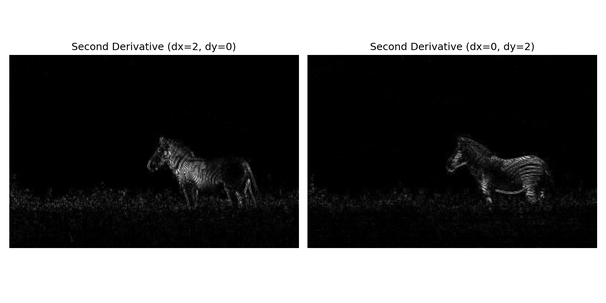
#> input picture 2025_04start/results/sobel_dxdy_comparison.png, 606 x 303 px, shrunk from 1500 x 750 before the run, given in place of Au_ani_00001.jpg, which was not available
$ jupyter execute --allow-errors 0513.ipynb   (older library calls are emulated)
#> lines starting #> are read from the running program, lines starting #| are printed output that depends on the picture; after the words box and inside, x2 and y2 are one past the last pixel; in counts of white or black regions, pixels touching at a corner belong together; pictures that were not available may be replaced by others from this repository, and a replacement may not be noted
[cell 1]
# Sobel
import cv2
import matplotlib.pyplot as plt

# カラー画像を読み込み
img_color = cv2.imread('data/Au_ani_00001.jpg')
#> img_color is the input picture: shape (303, 606, 3); min 0, max 255, mean 101.4

# グレースケールで画像読み込み
img_gray = cv2.imread('data/Au_ani_00001.jpg', cv2.IMREAD_GRAYSCALE)
#> img_gray: shape (303, 606); min 0, max 255, mean 101.4

# Sobelフィルタでエッジ検出
sobel_x = cv2.Sobel(img_gray, cv2.CV_64F, 1, 0, ksize=7)
sobel_y = cv2.Sobel(img_gray, cv2.CV_64F, 0, 1, ksize=7)
sobel = cv2.magnitude(sobel_x, sobel_y)

# エッジ画像を保存（8bitに変換して保存する）
sobel_uint8 = cv2.normalize(sobel, None, 0, 255, cv2.NORM_MINMAX).astype('uint8')
cv2.imwrite('Au_ani_00001_sobel.jpg', sobel_uint8)

# 元画像、カラー画像、エッジ画像を並べて表示
plt.figure(figsize=(15,5))

# 元のカラー画像
plt.subplot(1, 3, 1)
img_color_rgb = cv2.cvtColor(img_color, cv2.COLOR_BGR2RGB)  # BGRからRGBに変換
plt.imshow(img_color_rgb)
plt.title('Original Color Image')
plt.axis('off')

# グレースケール画像
plt.subplot(1, 3, 2)
plt.imshow(img_gray, cmap='gray')
plt.title('Original Grayscale Image')
plt.axis('off')

# Sobelエッジ画像
plt.subplot(1, 3, 3)
plt.imshow(sobel, cmap='gray')
plt.title('Sobel Edge Detection')
plt.axis('off')

plt.tight_layout()
plt.show()
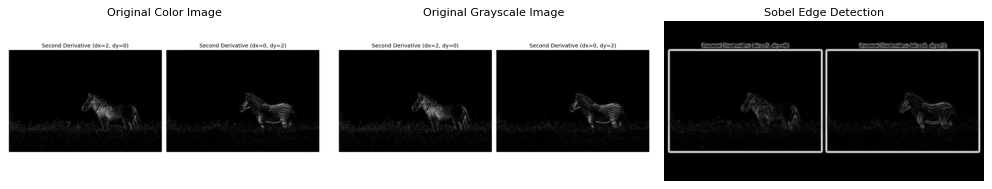
#> figure drawn by matplotlib, 3 panels

[cell 2]
#微分方向

import cv2
import numpy as np
import matplotlib.pyplot as plt
import os

# ————————————————————————————————
# 設定
IMG_PATH   = 'data/Au_ani_00001.jpg'   # 画像のパス（必要に応じて修正）
OUTPUT_DIR = 'results'                 # 結果出力フォルダ
KSIZE      = 3                         # Sobel カーネルサイズ（共通）
# ————————————————————————————————

os.makedirs(OUTPUT_DIR, exist_ok=True)

# グレースケール画像読み込み
img_gray = cv2.imread(IMG_PATH, cv2.IMREAD_GRAYSCALE)
if img_gray is None:
    raise FileNotFoundError(f"画像が見つかりません: {IMG_PATH}")

# 正規化関数（絶対値→0–255 uint8）
def norm_uint8(x):
    return cv2.normalize(np.abs(x), None, 0, 255, cv2.NORM_MINMAX).astype('uint8')

# ————————————————————————————————
# 1行目：一次微分（X方向／Y方向／両方）
# ————————————————————————————————
sx1 = cv2.Sobel(img_gray, cv2.CV_64F, 1, 0, ksize=KSIZE)
sy1 = cv2.Sobel(img_gray, cv2.CV_64F, 0, 1, ksize=KSIZE)
mag1 = np.hypot(sx1, sy1)

imgs1  = [norm_uint8(sx1), norm_uint8(sy1), norm_uint8(mag1)]
#> in norm_uint8 (call 2), `return cv2.normalize(np.abs(x), None, 0, 255, cv2.NORM_MINMAX).astype(..`:
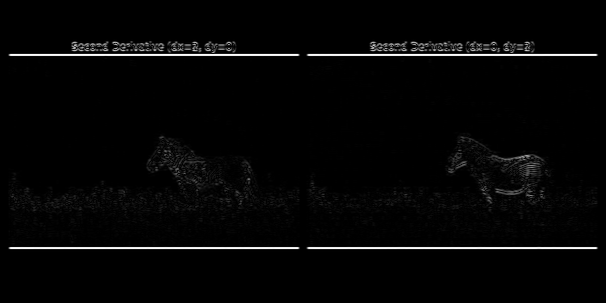
#> returned value: shape (303, 606); min 0, max 254, mean 5.6
titles1 = ['dx=1, dy=0', 'dx=0, dy=1', 'Magnitude (1st)']

plt.figure(figsize=(15,5))
for i, (im, t) in enumerate(zip(imgs1, titles1), start=1):
    plt.subplot(1, 3, i)
    plt.imshow(im, cmap='gray')
    plt.title(t)
    plt.axis('off')
#> this loop made 3 passes
#> t on passes 1 to 3: 'dx=1, dy=0', 'dx=0, dy=1', 'Magnitude (1st)'

plt.tight_layout()
out1 = os.path.join(OUTPUT_DIR, 'sobel_row1.png')
plt.savefig(out1, dpi=150)
print(f"Saved: {out1}")
plt.show()


# ————————————————————————————————
# 2行目：二次微分（X方向／Y方向／両方）
# ————————————————————————————————
sx2 = cv2.Sobel(img_gray, cv2.CV_64F, 2, 0, ksize=KSIZE)
sy2 = cv2.Sobel(img_gray, cv2.CV_64F, 0, 2, ksize=KSIZE)
mag2 = np.hypot(sx2, sy2)

imgs2  = [norm_uint8(sx2), norm_uint8(sy2), norm_uint8(mag2)]
#> in norm_uint8 (call 5), `return cv2.normalize(np.abs(x), None, 0, 255, cv2.NORM_MINMAX).astype(..`:
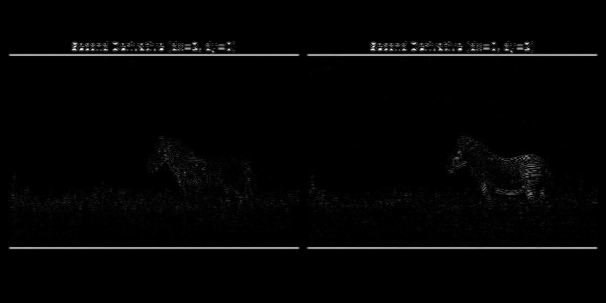
#> returned value: shape (303, 606); min 0, max 255, mean 3.9
titles2 = ['dx=2, dy=0', 'dx=0, dy=2', 'Magnitude (2nd)']

plt.figure(figsize=(15,5))
for i, (im, t) in enumerate(zip(imgs2, titles2), start=1):
    plt.subplot(1, 3, i)
    plt.imshow(im, cmap='gray')
    plt.title(t)
    plt.axis('off')
#> this loop made 3 passes
#> t on passes 1 to 3: 'dx=2, dy=0', 'dx=0, dy=2', 'Magnitude (2nd)'

plt.tight_layout()
out2 = os.path.join(OUTPUT_DIR, 'sobel_row2.png')
plt.savefig(out2, dpi=150)
print(f"Saved: {out2}")
plt.show()


# ————————————————————————————————
# 3行目：組み合わせ比較
#   A: X方向2次 & Y方向1次
#   B: X方向1次 & Y方向2次
# ————————————————————————————————
comb_a = np.hypot(sx2, sy1)
comb_b = np.hypot(sx1, sy2)
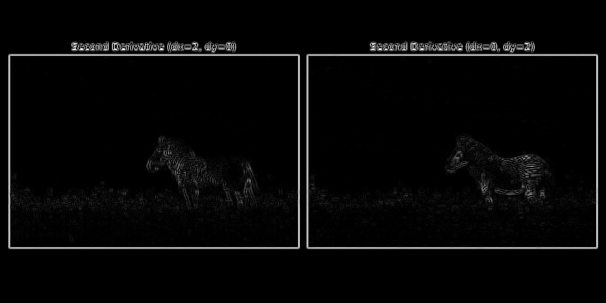
#> comb_b: shape (303, 606) float64; min 0, max 1323.1, mean 35.9; drawn with min black and max white

imgs3  = [norm_uint8(comb_a), norm_uint8(comb_b)]
titles3 = ['dx=2 & dy=1', 'dx=1 & dy=2']

plt.figure(figsize=(10,5))
for i, (im, t) in enumerate(zip(imgs3, titles3), start=1):
    plt.subplot(1, 2, i)
    plt.imshow(im, cmap='gray')
    plt.title(t)
    plt.axis('off')
#> this loop made 2 passes
#> (i, t) on passes 1 to 2: (1, 'dx=2 & dy=1'), (2, 'dx=1 & dy=2')

plt.tight_layout()
out3 = os.path.join(OUTPUT_DIR, 'sobel_row3.png')
plt.savefig(out3, dpi=150)
print(f"Saved: {out3}")
plt.show()

[cell 3]
#ksize比較

import cv2
import numpy as np
import matplotlib.pyplot as plt
import os

# ————————————————————————————————
# 設定
IMG_PATH   = 'data/Au_ani_00001.jpg'   # 入力画像パス
OUTPUT_DIR = 'results'                 # 出力フォルダ
KSIZES     = [1, 3, 5, 7]              # 比較するカーネルサイズ
# ————————————————————————————————

os.makedirs(OUTPUT_DIR, exist_ok=True)

# グレースケールで読み込み
img_gray = cv2.imread(IMG_PATH, cv2.IMREAD_GRAYSCALE)
if img_gray is None:
    raise FileNotFoundError(f"画像が見つかりません: {IMG_PATH}")

# 正規化関数（絶対値→0–255 uint8）
def norm_uint8(x):
    return cv2.normalize(np.abs(x), None, 0, 255, cv2.NORM_MINMAX).astype('uint8')

# 比較表示（1行×len(KSIZES)列）
plt.figure(figsize=(4 * len(KSIZES), 4))
for i, k in enumerate(KSIZES, start=1):
    # X,Y 微分
    sx = cv2.Sobel(img_gray, cv2.CV_64F, 1, 0, ksize=k)
    sy = cv2.Sobel(img_gray, cv2.CV_64F, 0, 1, ksize=k)
    # マグニチュード計算
    mag = np.hypot(sx, sy)
    mag_u = norm_uint8(mag)

    plt.subplot(1, len(KSIZES), i)
    plt.imshow(mag_u, cmap='gray')
    plt.title(f'ksize={k}')
    plt.axis('off')
#> this loop made 4 passes
#> pass 1, `sy = cv2.Sobel(img_gray, cv2.CV_64F, 0, 1, ksize=k)`:
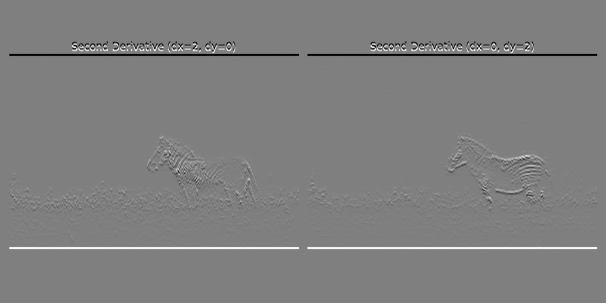
#> sy: shape (303, 606) float64; min -255, max 255, mean 0; drawn with min black and max white

plt.tight_layout()
out_path = os.path.join(OUTPUT_DIR, 'sobel_magnitude_ksize.png')
plt.savefig(out_path, dpi=150)
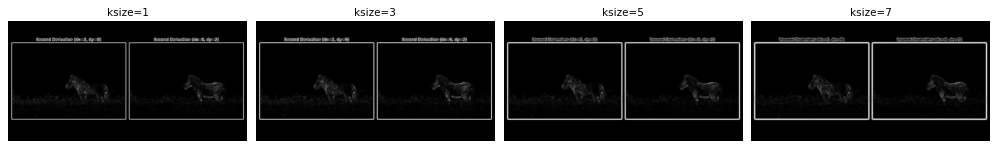
#> figure drawn by matplotlib, 4 panels
print(f"Saved: {out_path}")
plt.show()

[cell 4]
# Scharr微分方向

import cv2
import numpy as np
import matplotlib.pyplot as plt
import os

# ————————————————————————————————
# 設定
IMG_PATH   = 'data/Au_ani_00001.jpg'   # 入力画像パス
OUTPUT_DIR = 'results'                 # 出力フォルダ
# ————————————————————————————————

os.makedirs(OUTPUT_DIR, exist_ok=True)

# グレースケール画像読み込み
img_gray = cv2.imread(IMG_PATH, cv2.IMREAD_GRAYSCALE)
if img_gray is None:
    raise FileNotFoundError(f"画像が見つかりません: {IMG_PATH}")

# 正規化関数（絶対値→0–255 uint8）
def norm_uint8(x):
    return cv2.normalize(np.abs(x), None, 0, 255, cv2.NORM_MINMAX).astype('uint8')

# ————————————————————————————————
# 1行目：一次微分（X方向／Y方向／両方）
# ————————————————————————————————
sx1 = cv2.Scharr(img_gray, cv2.CV_64F, 1, 0)
sy1 = cv2.Scharr(img_gray, cv2.CV_64F, 0, 1)
mag1 = np.hypot(sx1, sy1)

imgs1  = [norm_uint8(sx1), norm_uint8(sy1), norm_uint8(mag1)]
titles1 = ['dx=1, dy=0', 'dx=0, dy=1', 'Magnitude (1st)']

plt.figure(figsize=(15,5))
for i, (im, t) in enumerate(zip(imgs1, titles1), start=1):
    plt.subplot(1, 3, i)
    plt.imshow(im, cmap='gray')
    plt.title(t)
    plt.axis('off')

plt.tight_layout()
out1 = os.path.join(OUTPUT_DIR, 'scharr_row1.png')
plt.savefig(out1, dpi=150)
print(f"Saved: {out1}")
plt.show()


# ————————————————————————————————
# 2行目：二次微分（X方向／Y方向／両方）
# ————————————————————————————————
#> (the rest of this cell did not finish here and is left out)

[cell 5]
import cv2
import matplotlib.pyplot as plt
import os

# 入力画像パスと保存先フォルダ
img_path = 'data/Au_ani_00001.jpg'
output_dir = 'results'
os.makedirs(output_dir, exist_ok=True)

# グレースケール画像を読み込み
img_gray = cv2.imread(img_path, cv2.IMREAD_GRAYSCALE)
if img_gray is None:
    raise FileNotFoundError(f"画像が見つかりません: {img_path}")

# 比較する Canny のしきい値ペア
threshold_pairs = [(50, 150), (100, 200), (150, 250)]

# 図のセットアップ
plt.figure(figsize=(5 * len(threshold_pairs), 5))

# 各しきい値で Canny を実行し表示
for i, (low, high) in enumerate(threshold_pairs):
    canny = cv2.Canny(img_gray, low, high)

    # 画像を保存
    outname = f'canny_{low}_{high}.jpg'
    cv2.imwrite(os.path.join(output_dir, outname), canny)

    # 図に表示
    plt.subplot(1, len(threshold_pairs), i + 1)
    plt.imshow(canny, cmap='gray')
    plt.title(f'Canny {low}-{high}')
    plt.axis('off')
#> this loop made 3 passes
#> pass 1, `canny = cv2.Canny(img_gray, low, high)`:
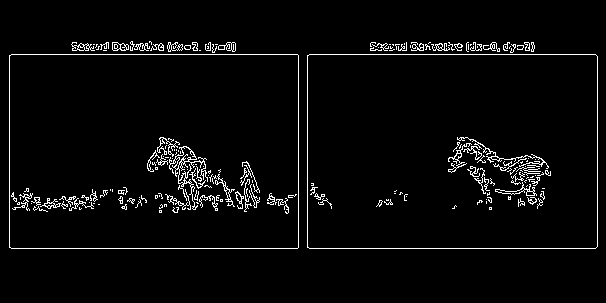
#> canny: shape (303, 606); 3.6% white in thin lines or dots, all inside (x1, y1, x2, y2) = (9, 41, 598, 249)

# 表示＆図保存
plt.tight_layout()
out_img = os.path.join(output_dir, 'canny_edges_only_comparison.jpg')
plt.savefig(out_img, dpi=150)
print(f"比較画像を保存しました: {out_img}")
#| 比較画像を保存しました: results/canny_edges_only_comparison.jpg
plt.show()

[cell 6]
import cv2
import numpy as np
import matplotlib.pyplot as plt
import os

# 入力画像パス
img_path = 'data/Au_ani_00001.jpg'
output_dir = 'results'
os.makedirs(output_dir, exist_ok=True)

# グレースケール画像を読み込み
img_gray = cv2.imread(img_path, cv2.IMREAD_GRAYSCALE)
if img_gray is None:
    raise FileNotFoundError(f"画像が見つかりません: {img_path}")

# 前処理（ノイズ抑制）
blur = cv2.GaussianBlur(img_gray, (5, 5), 1.4)
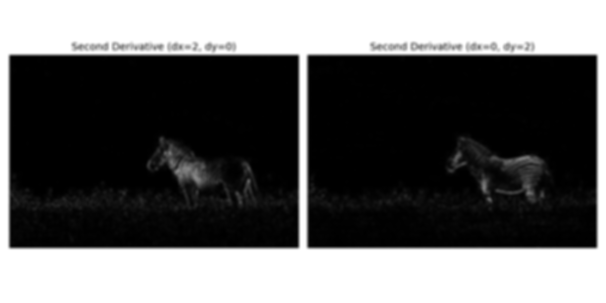
#> blur: shape (303, 606); min 0, max 255, mean 101.4

# 画像の中央値を取得
med = np.median(blur)
#> med = 8

# σ比率から自動しきい値（Auto Canny）
def auto_thresholds(median, sigma):
    lower = int(max(0, (1.0 - sigma) * median))
    upper = int(min(255, (1.0 + sigma) * median))
    return lower, upper

# 3段階設定（σを変えて調整）
sigma_levels = {
    'Low': 0.66,
    'Medium': 0.33,
    'High': 0.15
}

# 表示用図作成
plt.figure(figsize=(15, 5))
for i, (label, sigma) in enumerate(sigma_levels.items()):
    lower, upper = auto_thresholds(med, sigma)
    canny = cv2.Canny(blur, lower, upper)

    # 保存
    out_img = f'canny_auto_{label.lower()}.jpg'
    cv2.imwrite(os.path.join(output_dir, out_img), canny)

    # 表示
    plt.subplot(1, 3, i + 1)
    plt.imshow(canny, cmap='gray')
    plt.title(f'{label} (σ={sigma:.2f})\n({lower}, {upper})')
    plt.axis('off')
#> this loop made 3 passes
#> (lower, upper) on passes 1 to 3: (2, 13), (5, 10), (6, 9)
#> pass 1, `canny = cv2.Canny(blur, lower, upper)`:
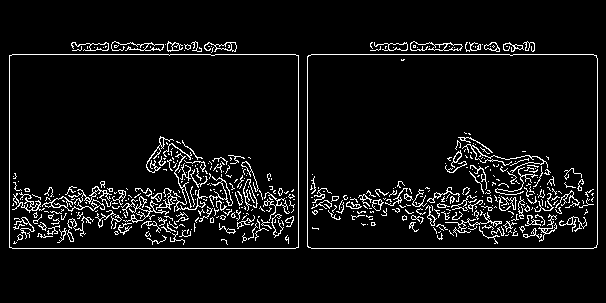
#> canny: shape (303, 606); 6.1% white in thin lines or dots, all inside (x1, y1, x2, y2) = (9, 41, 598, 249)
#> pass 3, `canny = cv2.Canny(blur, lower, upper)`:
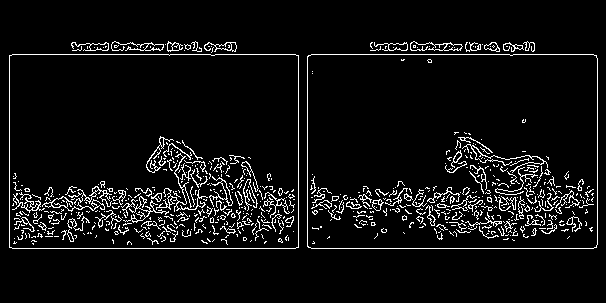
#> canny: shape (303, 606); 6.2% white in thin lines or dots, all inside (x1, y1, x2, y2) = (9, 41, 598, 249)

plt.tight_layout()
out_combined = os.path.join(output_dir, 'canny_auto_levels_comparison.jpg')
plt.savefig(out_combined, dpi=150)
print(f"比較図を保存しました: {out_combined}")
#| 比較図を保存しました: results/canny_auto_levels_comparison.jpg
plt.show()

$ run again, on 2025_04start/results/sobel_ksize_all.png
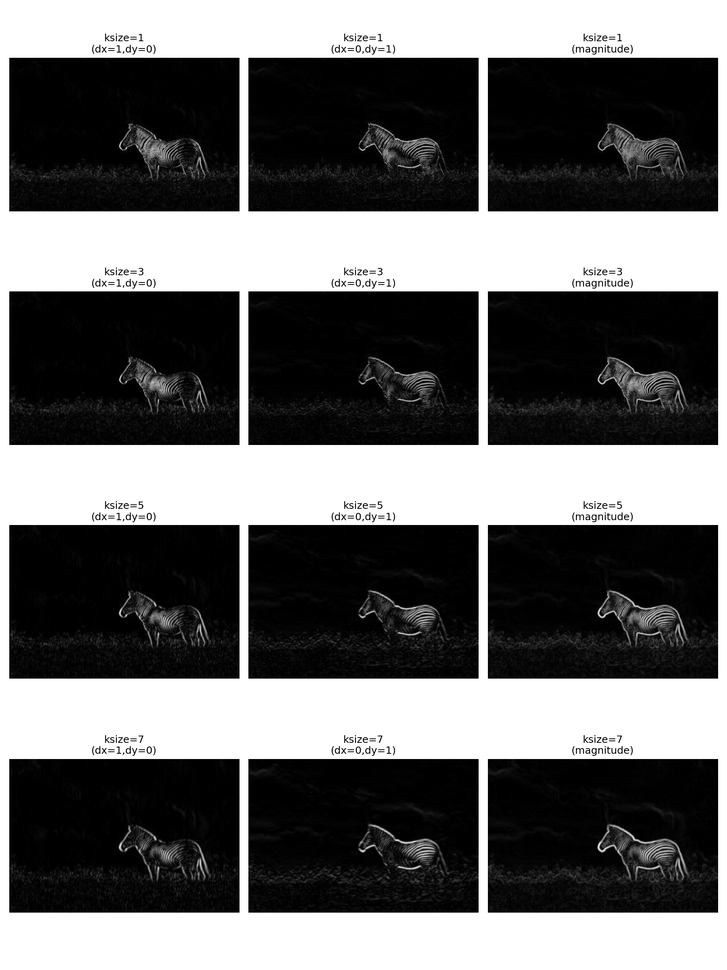
#> input picture 2025_04start/results/sobel_ksize_all.png, 727 x 970 px, shrunk from 1800 x 2400 before the run, given in place of Au_ani_00001.jpg, which was not available
#> img_color is the input picture: shape (970, 727, 3); min 0, max 255, mean 105.6
#> the loop `for i, (im, t) in enumerate(zip(imgs1, titles1), start=1):` made 3 passes
#> t on passes 1 to 3: 'dx=1, dy=0', 'dx=0, dy=1', 'Magnitude (1st)'
#> the loop `for i, (im, t) in enumerate(zip(imgs2, titles2), start=1):` made 3 passes
#> t on passes 1 to 3: 'dx=2, dy=0', 'dx=0, dy=2', 'Magnitude (2nd)'
#> the loop `for i, (im, t) in enumerate(zip(imgs3, titles3), start=1):` made 2 passes
#> (i, t) on passes 1 to 2: (1, 'dx=2 & dy=1'), (2, 'dx=1 & dy=2')
#> `plt.savefig(out_path, dpi=150)`:
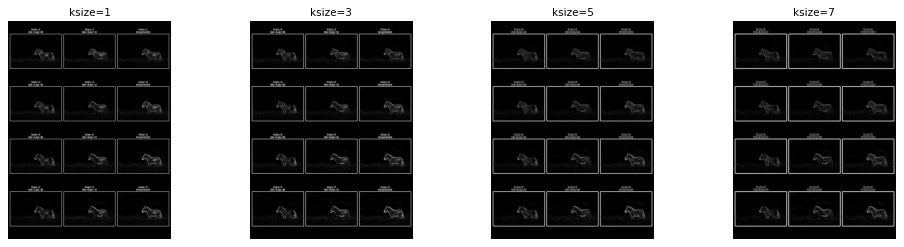
#> figure drawn by matplotlib, 4 panels
#| 比較画像を保存しました: results/canny_edges_only_comparison.jpg
#> med = 16
#> the loop `for i, (label, sigma) in enumerate(sigma_levels.items()):` made 3 passes
#> (lower, upper) on passes 1 to 3: (5, 26), (10, 21), (13, 18)
#> pass 3, `canny = cv2.Canny(blur, lower, upper)`:
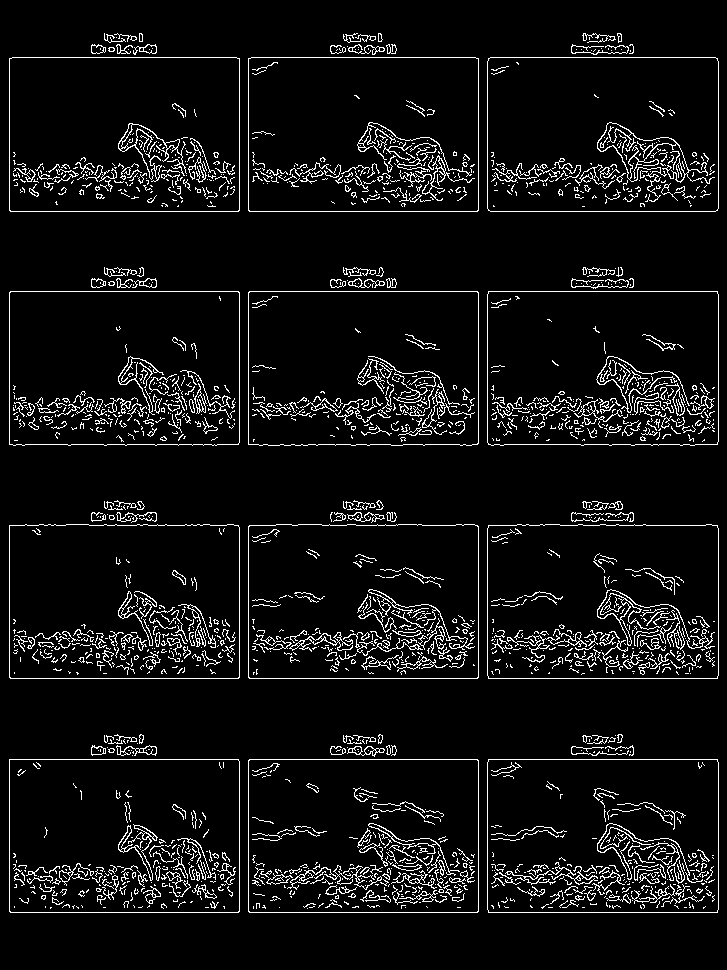
#> canny: shape (970, 727); 6.8% white in thin lines or dots, all inside (x1, y1, x2, y2) = (9, 33, 719, 913)
#| 比較図を保存しました: results/canny_auto_levels_comparison.jpg

$ run again, on 2025_04start/results/sobel_ksize_comparison.png
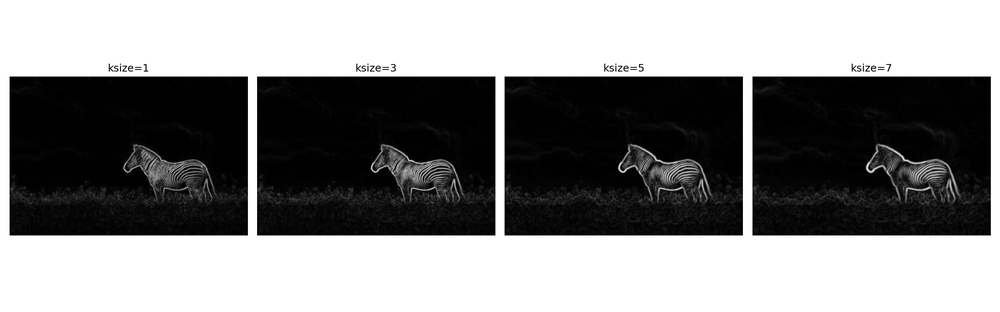
#> input picture 2025_04start/results/sobel_ksize_comparison.png, 1000 x 312 px, shrunk from 2400 x 750 before the run, given in place of Au_ani_00001.jpg, which was not available
#> img_color is the input picture: shape (312, 1000, 3); min 0, max 255, mean 136
#> the loop `for i, (im, t) in enumerate(zip(imgs1, titles1), start=1):` made 3 passes
#> t on passes 1 to 3: 'dx=1, dy=0', 'dx=0, dy=1', 'Magnitude (1st)'
#> the loop `for i, (im, t) in enumerate(zip(imgs2, titles2), start=1):` made 3 passes
#> t on passes 1 to 3: 'dx=2, dy=0', 'dx=0, dy=2', 'Magnitude (2nd)'
#> the loop `for i, (im, t) in enumerate(zip(imgs3, titles3), start=1):` made 2 passes
#> (i, t) on passes 1 to 2: (1, 'dx=2 & dy=1'), (2, 'dx=1 & dy=2')
#| 比較画像を保存しました: results/canny_edges_only_comparison.jpg
#> med = 199
#> the loop `for i, (label, sigma) in enumerate(sigma_levels.items()):` made 3 passes
#> (lower, upper) on passes 1 to 3: (67, 255), (133, 255), (169, 228)
#> pass 3, `canny = cv2.Canny(blur, lower, upper)`:
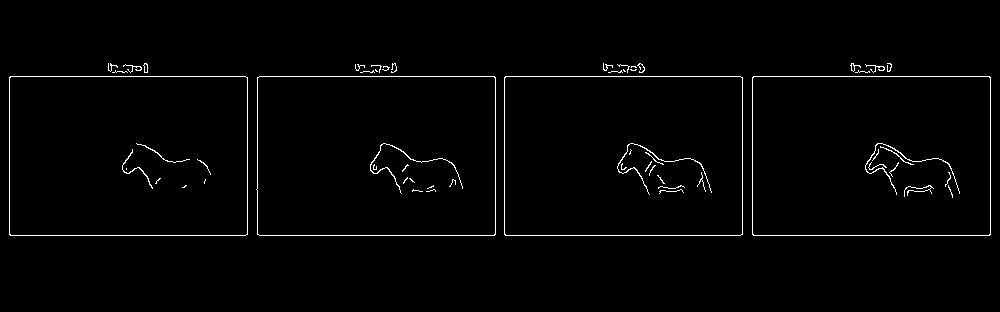
#> canny: shape (312, 1000); 1.6% white in thin lines or dots, all inside (x1, y1, x2, y2) = (9, 63, 991, 236)
#| 比較図を保存しました: results/canny_auto_levels_comparison.jpg
